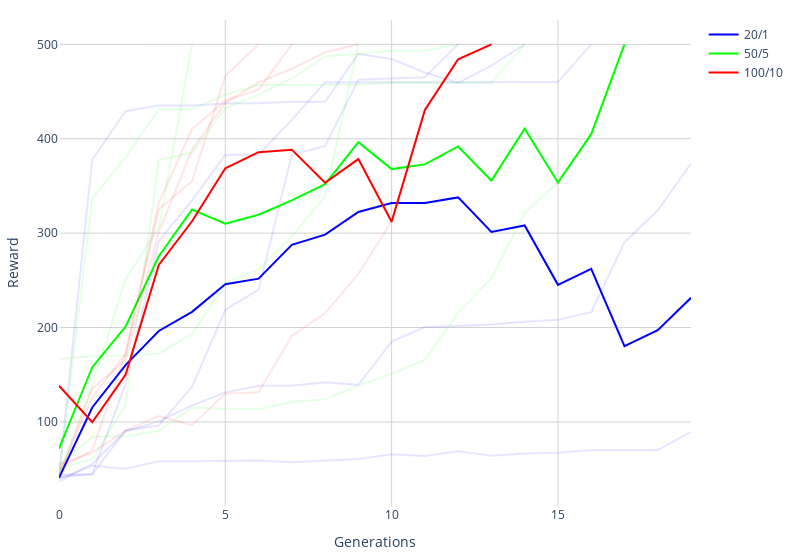

This figure's notebook cell:
### Code cell
fig = get_fig(pop_dfs[0], x_column='generation', xlabel="Generations", color="#0000ff", name="20/1")
fig = get_fig(pop_dfs[1], x_column='generation', xlabel="Generations", color="#00ff00", fig=fig, name="50/5")
fig = get_fig(pop_dfs[2], x_column='generation', xlabel="Generations", color="#ff0000", fig=fig, name="100/10")
fig.show()

### Figure 1 — Plotly figure (JSON) as saved in the notebook; plotly's stock layout.template omitted (floating-point values rounded to 4 significant figures)
{"data": [{"line": {"color": "#0000ff"}, "mode": "lines", "name": "20/1", "showlegend": true, "type": "scatter", "x": [0, 1, 2, 3, 4, 5, 6, 7, 8, 9, 10, 11, 12, 13, 14, 15, 16, 17, 18, 19], "y": [40.82, 115.3, 160.2, 196.4, 216.6, 245.8, 251.7, 287.6, 298.4, 322.4, 331.8, 331.9, 337.8, 301.2, 308.1, 245.2, 262.2, 180.3, 197.3, 231.5]}, {"line": {"color": "#0000ff"}, "mode": "lines", "opacity": 0.1, "showlegend": false, "type": "scatter", "x": [0, 1, 2, 3, 4, 5, 6, 7, 8, 9, 10, 11, 12, 13, 14], "y": [42.4, 377.9, 429.2, 435.2, 435.2, 437.3, 437.6, 439.2, 439.2, 489.8, 484.4, 470.1, 459, 477.4, 500]}, {"line": {"color": "#0000ff"}, "mode": "lines", "opacity": 0.1, "showlegend": false, "type": "scatter", "x": [0, 1, 2, 3, 4, 5, 6, 7, 8, 9, 10, 11, 12, 13, 14, 15, 16], "y": [41.4, 45.1, 140, 291.7, 334.6, 383, 383.4, 419.9, 459.6, 459.8, 459.8, 459.8, 459.6, 460, 460, 460, 500]}, {"line": {"color": "#0000ff"}, "mode": "lines", "opacity": 0.1, "showlegend": false, "type": "scatter", "x": [0, 1, 2, 3, 4, 5, 6, 7, 8, 9, 10, 11, 12, 13, 14, 15, 16, 17, 18, 19], "y": [36.7, 55.7, 89.9, 100.6, 117.6, 131.3, 138.4, 138.4, 142, 139.3, 185.1, 200.6, 201.6, 203.1, 206.1, 208.3, 216.2, 290.3, 324.2, 373.7]}, {"line": {"color": "#0000ff"}, "mode": "lines", "opacity": 0.1, "showlegend": false, "type": "scatter", "x": [0, 1, 2, 3, 4, 5, 6, 7, 8, 9, 10, 11, 12], "y": [44.2, 44.2, 91.3, 96.1, 137.4, 218.8, 240.1, 383, 392.2, 462.5, 463.8, 465.2, 500]}, {"line": {"color": "#0000ff"}, "mode": "lines", "opacity": 0.1, "showlegend": false, "type": "scatter", "x": [0, 1, 2, 3, 4, 5, 6, 7, 8, 9, 10, 11, 12, 13, 14, 15, 16, 17, 18, 19], "y": [39.4, 53.6, 50.4, 58.4, 58.4, 58.6, 59.2, 57.3, 58.8, 60.8, 65.8, 63.9, 69, 64.3, 66.5, 67.3, 70.3, 70.3, 70.3, 89.4]}, {"line": {"color": "#0000ff"}, "mode": "lines", "opacity": 0.1, "showlegend": false, "type": "scatter", "x": [], "y": []}, {"line": {"color": "#0000ff"}, "mode": "lines", "opacity": 0.1, "showlegend": false, "type": "scatter", "x": [], "y": []}, {"line": {"color": "#0000ff"}, "mode": "lines", "opacity": 0.1, "showlegend": false, "type": "scatter", "x": [], "y": []}, {"line": {"color": "#0000ff"}, "mode": "lines", "opacity": 0.1, "showlegend": false, "type": "scatter", "x": [], "y": []}, {"line": {"color": "#0000ff"}, "mode": "lines", "opacity": 0.1, "showlegend": false, "type": "scatter", "x": [], "y": []}, {"line": {"color": "#00ff00"}, "mode": "lines", "name": "50/5", "showlegend": true, "type": "scatter", "x": [0, 1, 2, 3, 4, 5, 6, 7, 8, 9, 10, 11, 12, 13, 14, 15, 16, 17], "y": [71.68, 158, 200.8, 275.5, 325.0, 310.1, 319.5, 334.6, 351.8, 396.4, 367.8, 372.8, 391.8, 355.7, 410.7, 353.6, 404.8, 500]}, {"line": {"color": "#00ff00"}, "mode": "lines", "opacity": 0.1, "showlegend": false, "type": "scatter", "x": [0, 1, 2, 3, 4, 5, 6, 7, 8, 9, 10, 11, 12, 13, 14], "y": [42.4, 336.8, 380.3, 431.3, 431.3, 446.9, 456.9, 456.9, 457.1, 457.1, 459.5, 459.5, 459.5, 459.5, 500]}, {"line": {"color": "#00ff00"}, "mode": "lines", "opacity": 0.1, "showlegend": false, "type": "scatter", "x": [0, 1, 2, 3, 4, 5, 6, 7, 8, 9, 10, 11, 12], "y": [50.8, 60.7, 117.5, 377.5, 385.1, 432.2, 446.6, 463.8, 487.4, 489.8, 493.1, 493.1, 500]}, {"line": {"color": "#00ff00"}, "mode": "lines", "opacity": 0.1, "showlegend": false, "type": "scatter", "x": [0, 1, 2, 3, 4, 5, 6, 7, 8, 9], "y": [166.3, 169.9, 170.4, 172.6, 193.2, 247.5, 261.2, 296.8, 338.8, 500]}, {"line": {"color": "#00ff00"}, "mode": "lines", "opacity": 0.1, "showlegend": false, "type": "scatter", "x": [0, 1, 2, 3, 4], "y": [44.2, 138.4, 251.1, 305.4, 500]}, {"line": {"color": "#00ff00"}, "mode": "lines", "opacity": 0.1, "showlegend": false, "type": "scatter", "x": [0, 1, 2, 3, 4, 5, 6, 7, 8, 9, 10, 11, 12, 13, 14, 15, 16, 17], "y": [54.7, 84.2, 84.8, 90.6, 115.3, 113.6, 113.4, 121.1, 123.9, 138.7, 150.9, 165.8, 215.8, 251.9, 321.4, 353.6, 404.8, 500]}, {"line": {"color": "#00ff00"}, "mode": "lines", "opacity": 0.1, "showlegend": false, "type": "scatter", "x": [], "y": []}, {"line": {"color": "#00ff00"}, "mode": "lines", "opacity": 0.1, "showlegend": false, "type": "scatter", "x": [], "y": []}, {"line": {"color": "#00ff00"}, "mode": "lines", "opacity": 0.1, "showlegend": false, "type": "scatter", "x": [], "y": []}, {"line": {"color": "#00ff00"}, "mode": "lines", "opacity": 0.1, "showlegend": false, "type": "scatter", "x": [], "y": []}, {"line": {"color": "#00ff00"}, "mode": "lines", "opacity": 0.1, "showlegend": false, "type": "scatter", "x": [], "y": []}, {"line": {"color": "#ff0000"}, "mode": "lines", "name": "100/10", "showlegend": true, "type": "scatter", "x": [0, 1, 2, 3, 4, 5, 6, 7, 8, 9, 10, 11, 12, 13], "y": [138.4, 99.7, 150, 266.2, 312.6, 368.7, 385.8, 388.4, 353.3, 378.4, 312.1, 430.5, 484.2, 500]}, {"line": {"color": "#ff0000"}, "mode": "lines", "opacity": 0.1, "showlegend": false, "type": "scatter", "x": [0, 1, 2, 3, 4, 5, 6, 7, 8, 9], "y": [42.4, 135.5, 165.1, 301.2, 388.2, 437.8, 459.6, 474.1, 491.6, 500]}, {"line": {"color": "#ff0000"}, "mode": "lines", "opacity": 0.1, "showlegend": false, "type": "scatter", "x": [0, 1, 2, 3, 4, 5, 6, 7], "y": [50.8, 69.9, 172, 332.2, 410.3, 440.2, 451.9, 500]}, {"line": {"color": "#ff0000"}, "mode": "lines", "opacity": 0.1, "showlegend": false, "type": "scatter", "x": [0], "y": [500]}, {"line": {"color": "#ff0000"}, "mode": "lines", "opacity": 0.1, "showlegend": false, "type": "scatter", "x": [0, 1, 2, 3, 4, 5, 6], "y": [44.2, 125.9, 172, 325.3, 355.1, 466.6, 500]}, {"line": {"color": "#ff0000"}, "mode": "lines", "opacity": 0.1, "showlegend": false, "type": "scatter", "x": [0, 1, 2, 3, 4, 5, 6, 7, 8, 9, 10, 11, 12, 13], "y": [54.7, 67.5, 90.9, 106.2, 96.6, 130, 131.5, 191.1, 215, 256.8, 312.1, 430.5, 484.2, 500]}, {"line": {"color": "#ff0000"}, "mode": "lines", "opacity": 0.1, "showlegend": false, "type": "scatter", "x": [], "y": []}, {"line": {"color": "#ff0000"}, "mode": "lines", "opacity": 0.1, "showlegend": false, "type": "scatter", "x": [], "y": []}, {"line": {"color": "#ff0000"}, "mode": "lines", "opacity": 0.1, "showlegend": false, "type": "scatter", "x": [], "y": []}, {"line": {"color": "#ff0000"}, "mode": "lines", "opacity": 0.1, "showlegend": false, "type": "scatter", "x": [], "y": []}, {"line": {"color": "#ff0000"}, "mode": "lines", "opacity": 0.1, "showlegend": false, "type": "scatter", "x": [], "y": []}], "layout": {"margin": {"b": 20, "l": 20, "r": 20, "t": 20}, "plot_bgcolor": "white", "width": 800, "xaxis": {"gridcolor": "lightgrey", "title": {"text": "Generations"}}, "yaxis": {"gridcolor": "lightgrey", "title": {"text": "Reward"}}}}
